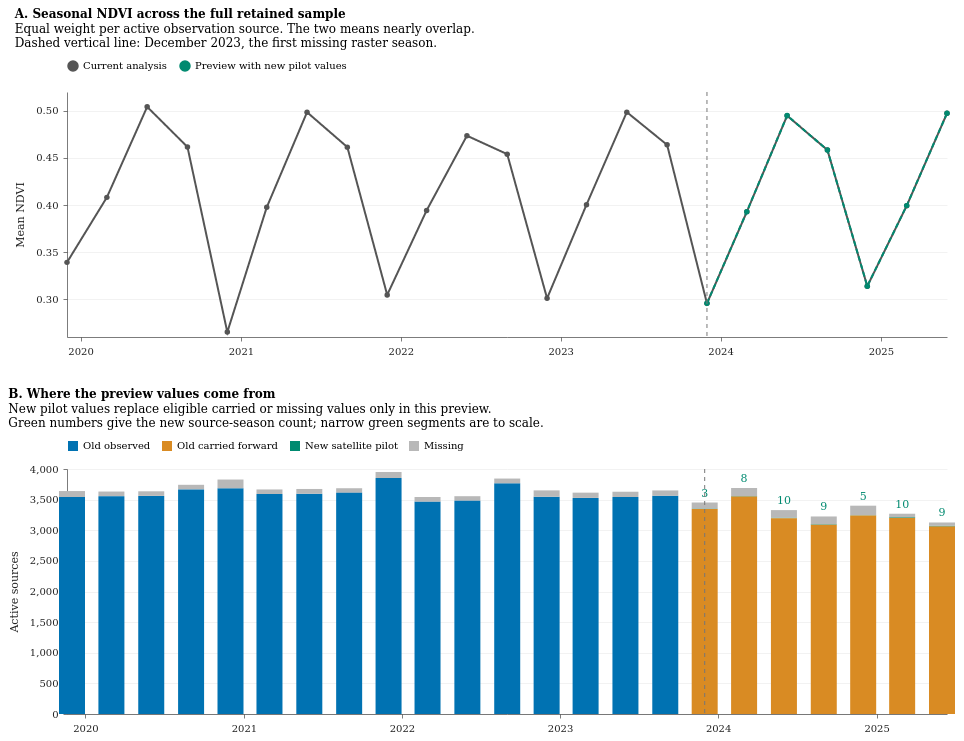

Specify this chart in Vega-Lite:
### Vega-Lite specification from a JSON file in a GitHub repository (floating-point values rounded to 4 significant figures)
{"config": {"view": {"continuousWidth": 300, "continuousHeight": 300, "stroke": null}, "axis": {"domainColor": "#444444", "domainWidth": 0.7, "gridColor": "#e5e5e5", "gridWidth": 0.5, "labelColor": "#222222", "labelFont": "DejaVu Serif", "labelFontSize": 10, "labelPadding": 5, "tickColor": "#444444", "tickSize": 4, "tickWidth": 0.7, "titleColor": "#222222", "titleFont": "DejaVu Serif", "titleFontSize": 11, "titleFontWeight": "normal", "titlePadding": 10}, "background": "white", "font": "DejaVu Serif", "legend": {"gradientThickness": 10, "labelFont": "DejaVu Serif", "labelFontSize": 10, "titleFont": "DejaVu Serif", "titleFontSize": 11, "titleFontWeight": "normal"}, "padding": 8, "title": {"anchor": "start", "font": "DejaVu Serif", "fontSize": 12, "offset": 10}}, "vconcat": [{"layer": [{"data": {"values": [{"season_start": "2019-12-01", "current_available": 3542, "preview_available": 3542, "new_source_seasons": 0, "series": "Current analysis", "ndvi": 0.3392}, {"season_start": "2020-03-01", "current_available": 3556, "preview_available": 3556, "new_source_seasons": 0, "series": "Current analysis", "ndvi": 0.4082}, {"season_start": "2020-06-01", "current_available": 3561, "preview_available": 3561, "new_source_seasons": 0, "series": "Current analysis", "ndvi": 0.5043}, {"season_start": "2020-09-01", "current_available": 3666, "preview_available": 3666, "new_source_seasons": 0, "series": "Current analysis", "ndvi": 0.4617}, {"season_start": "2020-12-01", "current_available": 3686, "preview_available": 3686, "new_source_seasons": 0, "series": "Current analysis", "ndvi": 0.2652}, {"season_start": "2021-03-01", "current_available": 3591, "preview_available": 3591, "new_source_seasons": 0, "series": "Current analysis", "ndvi": 0.3976}, {"season_start": "2021-06-01", "current_available": 3596, "preview_available": 3596, "new_source_seasons": 0, "series": "Current analysis", "ndvi": 0.4986}, {"season_start": "2021-09-01", "current_available": 3611, "preview_available": 3611, "new_source_seasons": 0, "series": "Current analysis", "ndvi": 0.4615}, {"season_start": "2021-12-01", "current_available": 3853, "preview_available": 3853, "new_source_seasons": 0, "series": "Current analysis", "ndvi": 0.3047}, {"season_start": "2022-03-01", "current_available": 3468, "preview_available": 3468, "new_source_seasons": 0, "series": "Current analysis", "ndvi": 0.3943}, {"season_start": "2022-06-01", "current_available": 3481, "preview_available": 3481, "new_source_seasons": 0, "series": "Current analysis", "ndvi": 0.4736}, {"season_start": "2022-09-01", "current_available": 3767, "preview_available": 3767, "new_source_seasons": 0, "series": "Current analysis", "ndvi": 0.454}, {"season_start": "2022-12-01", "current_available": 3547, "preview_available": 3547, "new_source_seasons": 0, "series": "Current analysis", "ndvi": 0.3011}, {"season_start": "2023-03-01", "current_available": 3528, "preview_available": 3528, "new_source_seasons": 0, "series": "Current analysis", "ndvi": 0.4004}, {"season_start": "2023-06-01", "current_available": 3543, "preview_available": 3543, "new_source_seasons": 0, "series": "Current analysis", "ndvi": 0.4986}, {"season_start": "2023-09-01", "current_available": 3563, "preview_available": 3563, "new_source_seasons": 0, "series": "Current analysis", "ndvi": 0.4639}, {"season_start": "2023-12-01", "current_available": 3351, "preview_available": 3351, "new_source_seasons": 3, "series": "Current analysis", "ndvi": 0.2957}, {"season_start": "2024-03-01", "current_available": 3557, "preview_available": 3557, "new_source_seasons": 8, "series": "Current analysis", "ndvi": 0.3928}, {"season_start": "2024-06-01", "current_available": 3206, "preview_available": 3206, "new_source_seasons": 10, "series": "Current analysis", "ndvi": 0.4949}, {"season_start": "2024-09-01", "current_available": 3099, "preview_available": 3099, "new_source_seasons": 9, "series": "Current analysis", "ndvi": 0.4584}, {"season_start": "2024-12-01", "current_available": 3246, "preview_available": 3246, "new_source_seasons": 5, "series": "Current analysis", "ndvi": 0.3139}, {"season_start": "2025-03-01", "current_available": 3214, "preview_available": 3214, "new_source_seasons": 10, "series": "Current analysis", "ndvi": 0.3992}, {"season_start": "2025-06-01", "current_available": 3074, "preview_available": 3074, "new_source_seasons": 9, "series": "Current analysis", "ndvi": 0.4974}, {"season_start": "2023-12-01", "current_available": 3351, "preview_available": 3351, "new_source_seasons": 3, "series": "Preview with new pilot values", "ndvi": 0.2958}, {"season_start": "2024-03-01", "current_available": 3557, "preview_available": 3557, "new_source_seasons": 8, "series": "Preview with new pilot values", "ndvi": 0.393}, {"season_start": "2024-06-01", "current_available": 3206, "preview_available": 3206, "new_source_seasons": 10, "series": "Preview with new pilot values", "ndvi": 0.495}, {"season_start": "2024-09-01", "current_available": 3099, "preview_available": 3099, "new_source_seasons": 9, "series": "Preview with new pilot values", "ndvi": 0.4584}, {"season_start": "2024-12-01", "current_available": 3246, "preview_available": 3246, "new_source_seasons": 5, "series": "Preview with new pilot values", "ndvi": 0.314}, {"season_start": "2025-03-01", "current_available": 3214, "preview_available": 3214, "new_source_seasons": 10, "series": "Preview with new pilot values", "ndvi": 0.3994}, {"season_start": "2025-06-01", "current_available": 3074, "preview_available": 3074, "new_source_seasons": 9, "series": "Preview with new pilot values", "ndvi": 0.4975}]}, "mark": {"type": "line", "point": true, "strokeWidth": 2}, "encoding": {"color": {"field": "series", "legend": {"orient": "top", "title": null}, "scale": {"domain": ["Current analysis", "Preview with new pilot values"], "range": ["#555555", "#008A70"]}, "type": "nominal"}, "strokeDash": {"field": "series", "legend": null, "scale": {"domain": ["Current analysis", "Preview with new pilot values"], "range": [[1, 0], [5, 3]]}, "type": "nominal"}, "tooltip": [{"field": "season_start", "type": "temporal"}, {"field": "series", "type": "nominal"}, {"field": "ndvi", "format": ".5f", "type": "quantitative"}, {"field": "new_source_seasons", "type": "quantitative"}], "x": {"axis": {"format": "%Y", "grid": false, "tickCount": "year"}, "field": "season_start", "title": null, "type": "temporal"}, "y": {"field": "ndvi", "scale": {"zero": false}, "title": "Mean NDVI", "type": "quantitative"}}}, {"data": {"values": [{"season_start": "2023-12-01"}]}, "mark": {"type": "rule", "color": "#777777", "strokeDash": [4, 4], "strokeWidth": 1}, "encoding": {"x": {"axis": {"format": "%Y", "grid": false, "tickCount": "year"}, "field": "season_start", "title": null, "type": "temporal"}}}], "height": 245, "title": {"text": "A. Seasonal NDVI across the full retained sample", "subtitle": ["Equal weight per active observation source. The two means nearly overlap.", "Dashed vertical line: December 2023, the first missing raster season."]}, "width": 880}, {"layer": [{"data": {"values": [{"season_start": "2024-03-01", "origin": "New satellite pilot", "source_seasons": 8, "station_days": 736, "order": 2}, {"season_start": "2021-03-01", "origin": "Missing", "source_seasons": 75, "station_days": 6781, "order": 3}, {"season_start": "2022-09-01", "origin": "Old observed", "source_seasons": 3767, "station_days": 321409, "order": 0}, {"season_start": "2025-06-01", "origin": "Old carried forward", "source_seasons": 3065, "station_days": 212614, "order": 1}, {"season_start": "2025-03-01", "origin": "Old carried forward", "source_seasons": 3204, "station_days": 279939, "order": 1}, {"season_start": "2023-09-01", "origin": "Old observed", "source_seasons": 3563, "station_days": 303940, "order": 0}, {"season_start": "2024-03-01", "origin": "Missing", "source_seasons": 133, "station_days": 7017, "order": 3}, {"season_start": "2024-03-01", "origin": "Old carried forward", "source_seasons": 3549, "station_days": 294059, "order": 1}, {"season_start": "2022-06-01", "origin": "Missing", "source_seasons": 75, "station_days": 6706, "order": 3}, {"season_start": "2023-03-01", "origin": "Missing", "source_seasons": 86, "station_days": 7455, "order": 3}, {"season_start": "2021-09-01", "origin": "Missing", "source_seasons": 75, "station_days": 6722, "order": 3}, {"season_start": "2025-03-01", "origin": "New satellite pilot", "source_seasons": 10, "station_days": 786, "order": 2}, {"season_start": "2022-09-01", "origin": "Missing", "source_seasons": 77, "station_days": 6791, "order": 3}, {"season_start": "2019-12-01", "origin": "Missing", "source_seasons": 98, "station_days": 5697, "order": 3}, {"season_start": "2024-06-01", "origin": "New satellite pilot", "source_seasons": 10, "station_days": 918, "order": 2}, {"season_start": "2020-03-01", "origin": "Missing", "source_seasons": 76, "station_days": 6745, "order": 3}, {"season_start": "2024-12-01", "origin": "New satellite pilot", "source_seasons": 5, "station_days": 418, "order": 2}, {"season_start": "2020-09-01", "origin": "Missing", "source_seasons": 76, "station_days": 6726, "order": 3}, {"season_start": "2020-12-01", "origin": "Old observed", "source_seasons": 3686, "station_days": 311691, "order": 0}, {"season_start": "2023-09-01", "origin": "Missing", "source_seasons": 87, "station_days": 6620, "order": 3}, {"season_start": "2025-06-01", "origin": "New satellite pilot", "source_seasons": 9, "station_days": 703, "order": 2}, {"season_start": "2021-03-01", "origin": "Old observed", "source_seasons": 3591, "station_days": 324367, "order": 0}, {"season_start": "2024-09-01", "origin": "New satellite pilot", "source_seasons": 9, "station_days": 758, "order": 2}, {"season_start": "2020-03-01", "origin": "Old observed", "source_seasons": 3556, "station_days": 309589, "order": 0}, {"season_start": "2024-12-01", "origin": "Missing", "source_seasons": 155, "station_days": 9000, "order": 3}, {"season_start": "2021-12-01", "origin": "Missing", "source_seasons": 98, "station_days": 8607, "order": 3}, {"season_start": "2022-03-01", "origin": "Old observed", "source_seasons": 3468, "station_days": 305799, "order": 0}, {"season_start": "2023-12-01", "origin": "Old carried forward", "source_seasons": 3348, "station_days": 285668, "order": 1}, {"season_start": "2020-06-01", "origin": "Old observed", "source_seasons": 3561, "station_days": 320725, "order": 0}, {"season_start": "2020-12-01", "origin": "Missing", "source_seasons": 142, "station_days": 8067, "order": 3}, {"season_start": "2025-06-01", "origin": "Missing", "source_seasons": 53, "station_days": 560, "order": 3}, {"season_start": "2024-09-01", "origin": "Old carried forward", "source_seasons": 3090, "station_days": 261601, "order": 1}, {"season_start": "2019-12-01", "origin": "Old observed", "source_seasons": 3542, "station_days": 203129, "order": 0}, {"season_start": "2021-06-01", "origin": "Old observed", "source_seasons": 3596, "station_days": 323507, "order": 0}, {"season_start": "2022-12-01", "origin": "Old observed", "source_seasons": 3547, "station_days": 309869, "order": 0}, {"season_start": "2021-06-01", "origin": "Missing", "source_seasons": 78, "station_days": 7043, "order": 3}, {"season_start": "2024-12-01", "origin": "Old carried forward", "source_seasons": 3241, "station_days": 257431, "order": 1}, {"season_start": "2020-06-01", "origin": "Missing", "source_seasons": 75, "station_days": 6781, "order": 3}, {"season_start": "2022-06-01", "origin": "Old observed", "source_seasons": 3481, "station_days": 309453, "order": 0}, {"season_start": "2025-03-01", "origin": "Missing", "source_seasons": 56, "station_days": 4996, "order": 3}, {"season_start": "2023-12-01", "origin": "Missing", "source_seasons": 102, "station_days": 9161, "order": 3}, {"season_start": "2023-06-01", "origin": "Missing", "source_seasons": 86, "station_days": 6732, "order": 3}, {"season_start": "2023-12-01", "origin": "New satellite pilot", "source_seasons": 3, "station_days": 243, "order": 2}, {"season_start": "2024-06-01", "origin": "Old carried forward", "source_seasons": 3196, "station_days": 277394, "order": 1}, {"season_start": "2020-09-01", "origin": "Old observed", "source_seasons": 3666, "station_days": 317891, "order": 0}, {"season_start": "2023-03-01", "origin": "Old observed", "source_seasons": 3528, "station_days": 317890, "order": 0}, {"season_start": "2024-06-01", "origin": "Missing", "source_seasons": 123, "station_days": 6623, "order": 3}, {"season_start": "2021-12-01", "origin": "Old observed", "source_seasons": 3853, "station_days": 310020, "order": 0}, {"season_start": "2023-06-01", "origin": "Old observed", "source_seasons": 3543, "station_days": 317744, "order": 0}, {"season_start": "2021-09-01", "origin": "Old observed", "source_seasons": 3611, "station_days": 320774, "order": 0}, {"season_start": "2024-09-01", "origin": "Missing", "source_seasons": 126, "station_days": 6516, "order": 3}, {"season_start": "2022-03-01", "origin": "Missing", "source_seasons": 75, "station_days": 6808, "order": 3}, {"season_start": "2022-12-01", "origin": "Missing", "source_seasons": 104, "station_days": 9195, "order": 3}]}, "mark": {"type": "bar", "size": 26}, "encoding": {"color": {"field": "origin", "legend": {"columns": 4, "orient": "top", "title": null}, "scale": {"domain": ["Old observed", "Old carried forward", "New satellite pilot", "Missing"], "range": ["#0072B2", "#D98B23", "#008A70", "#B8B8B8"]}, "type": "nominal"}, "order": {"field": "order", "sort": "ascending", "type": "quantitative"}, "tooltip": [{"field": "season_start", "type": "temporal"}, {"field": "origin", "type": "nominal"}, {"field": "source_seasons", "type": "quantitative"}, {"field": "station_days", "type": "quantitative"}], "x": {"axis": {"format": "%Y", "grid": false, "tickCount": "year"}, "field": "season_start", "title": null, "type": "temporal"}, "y": {"field": "source_seasons", "stack": "zero", "title": "Active sources", "type": "quantitative"}}}, {"data": {"values": [{"season_start": "2023-12-01", "current_mean": 0.2957, "preview_mean": 0.2958, "current_available": 3351, "preview_available": 3351, "new_source_seasons": 3, "active_sources": 3453}, {"season_start": "2024-03-01", "current_mean": 0.3928, "preview_mean": 0.393, "current_available": 3557, "preview_available": 3557, "new_source_seasons": 8, "active_sources": 3690}, {"season_start": "2024-06-01", "current_mean": 0.4949, "preview_mean": 0.495, "current_available": 3206, "preview_available": 3206, "new_source_seasons": 10, "active_sources": 3329}, {"season_start": "2024-09-01", "current_mean": 0.4584, "preview_mean": 0.4584, "current_available": 3099, "preview_available": 3099, "new_source_seasons": 9, "active_sources": 3225}, {"season_start": "2024-12-01", "current_mean": 0.3139, "preview_mean": 0.314, "current_available": 3246, "preview_available": 3246, "new_source_seasons": 5, "active_sources": 3401}, {"season_start": "2025-03-01", "current_mean": 0.3992, "preview_mean": 0.3994, "current_available": 3214, "preview_available": 3214, "new_source_seasons": 10, "active_sources": 3270}, {"season_start": "2025-06-01", "current_mean": 0.4974, "preview_mean": 0.4975, "current_available": 3074, "preview_available": 3074, "new_source_seasons": 9, "active_sources": 3127}]}, "mark": {"type": "text", "color": "#008A70", "dy": -9, "fontSize": 11}, "encoding": {"text": {"field": "new_source_seasons", "type": "quantitative"}, "x": {"axis": {"format": "%Y", "grid": false, "tickCount": "year"}, "field": "season_start", "title": null, "type": "temporal"}, "y": {"field": "active_sources", "type": "quantitative"}}}, {"data": {"values": [{"season_start": "2023-12-01"}]}, "mark": {"type": "rule", "color": "#777777", "strokeDash": [4, 4], "strokeWidth": 1}, "encoding": {"x": {"axis": {"format": "%Y", "grid": false, "tickCount": "year"}, "field": "season_start", "title": null, "type": "temporal"}}}], "height": 245, "title": {"text": "B. Where the preview values come from", "subtitle": ["New pilot values replace eligible carried or missing values only in this preview.", "Green numbers give the new source-season count; narrow green segments are to scale."]}, "width": 880}], "resolve": {"scale": {"color": "independent"}}, "spacing": 32, "$schema": "https://vega.github.io/schema/vega-lite/v6.4.1.json"}
